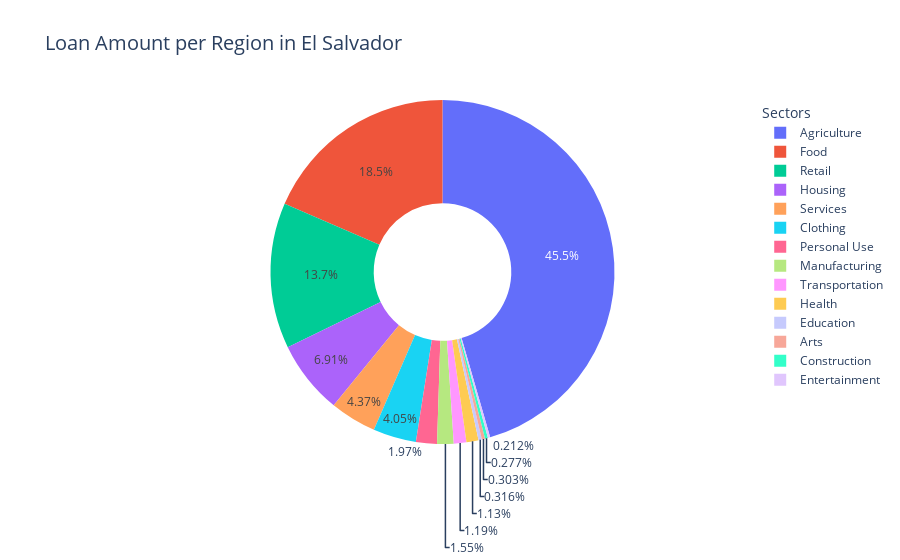

Write notebook code for a chart like this one.
### Code cell
# Use the activity dataframe to create the donut chart below

# Use the activity dataframe to create the pie chart below

fig = go.Figure(data=[go.Pie(
    labels=activity['sector'],
    values=activity['loan_amount'],
    hole=0.4,  
    textinfo='percent', 
    hoverinfo='label+percent+value'
)])


fig.update_layout(
    title_text='Loan Amount per Region in El Salvador', # Główny tytuł wykresu
    title_font_size=20,
    legend_title_text='Sectors',
    legend_title_font_size=14,
)

fig.show()

### Figure 1 — Plotly figure (JSON) as saved in the notebook; plotly's stock layout.template omitted (floating-point values rounded to 4 significant figures)
{"data": [{"hole": 0.4, "hoverinfo": "label+percent+value", "labels": ["Agriculture", "Agriculture", "Food", "Retail", "Food", "Clothing", "Housing", "Housing", "Retail", "Services", "Services", "Manufacturing", "Personal Use", "Transportation", "Health", "Personal Use", "Agriculture", "Clothing", "Health", "Construction", "Education", "Agriculture", "Arts", "Agriculture", "Manufacturing", "Entertainment", "Agriculture", "Agriculture", "Agriculture", "Transportation", "Arts", "Agriculture", "Entertainment", "Agriculture", "Education"], "textinfo": "percent", "type": "pie", "values": [570600.0, 466500.0, 350900.0, 245800.0, 85550.0, 84800.0, 81800.0, 81080.0, 76900.0, 64480.0, 38580.0, 32450.0, 29480.0, 25200.0, 17050.0, 17000.0, 14550.0, 10750.0, 9650.0, 6525.0, 6350.0, 5400.0, 4550.0, 4200.0, 4075.0, 3500.0, 3050.0, 2900.0, 2900.0, 2750.0, 2600.0, 2300.0, 1500.0, 1250.0, 1100.0]}], "layout": {"legend": {"title": {"font": {"size": 14}, "text": "Sectors"}}, "title": {"font": {"size": 20}, "text": "Loan Amount per Region in El Salvador"}}}
